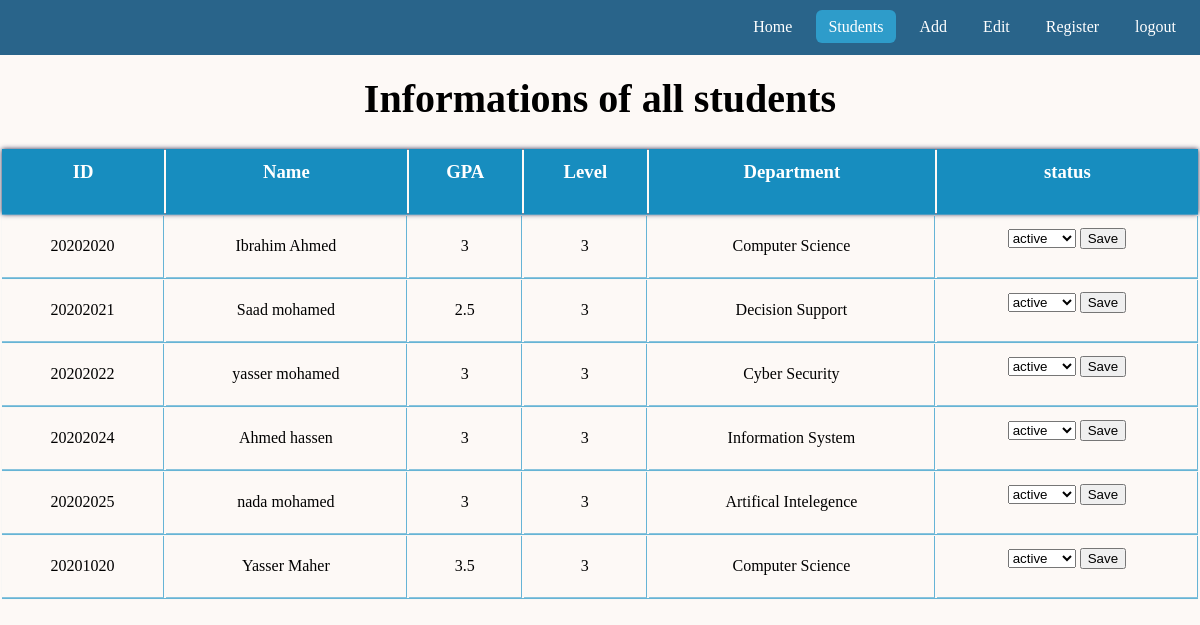
/view, run on the app's committed database.
### studentsite/models.py (models this page shows)
class Student_Data (models.Model):
    name = models.CharField(max_length=100)
    SI = models.CharField(max_length=10)
    GPA = models.CharField(max_length=5)
    gender = models.CharField(max_length=10)
    level = models.CharField(max_length=5)
    status = models.CharField(max_length=10)
    Email = models.CharField(max_length=30)
    mobile = models.CharField(max_length=20)
    DateOfBirth = models.DateField(
        auto_now_add=False, blank=False, null=False, auto_now=False)
    department = models.CharField(max_length=20, null=True)

### studentsite/views.py (the view)
# urls.py: path('view', views.view, name='view'),
def view(request):
    if request.method == 'POST':
        status = request.POST.get('status')
        id = request.POST.get('id')
        student = Student_Data.objects.get(SI=id)
        student.status = status
        student.save()
        data = Student_Data.objects.all()
        context = {
            "data": data,
        }
        return render(request, 'view page.html', context)
    elif request.method == 'GET':
        data = Student_Data.objects.all()
        context = {
            "data": data,
        }
        return render(request, 'view page.html', context)

### template/view page.html (shortened to what this page needs)
<html>
<header>
    {%load static%}
    <link rel="stylesheet" href="{%static 'CSS/nav.css'%}">
    <link rel="stylesheet" href="{%static 'CSS/view page.css'%}">
    <body>
        <nav>
            <ul>
                <li><a href="home">Home</a></li>
                <li class="active"><a href="view">Students</a></li>
                <li><a href="add">Add</a></li>
                <li><a href="search_edit">Edit</a></li>
                <li><a href="search">Register</a></li>
                <li><a href="login">logout</a></li>
            </ul>
        </nav>
        <center>
            <h2 id="header">Informations of all students</h2>
        </center>
        <table>
            <thead>
                <tr>
                    <th>
                        <h3>ID</h3>
                    </th>
                    <th>
                        <h3>Name</h3>
                    </th>
                    <th>
                        <h3>GPA</h3>
                    </th>
                    <th>
                        <h3>Level</h3>
                    </th>
                    <th>
                        <h3>Department</h3>
                    </th>
                    <th>
                        <h3>status</h3>
                    </th>
                </tr>
            </thead>
            <tbody>
                {% for x in data %}
                <tr>
                    <td>{{ x.SI }}</td>
                    <td>{{ x.name }}</td>
                    <td>{{ x.GPA }}</td>
                    <td>{{ x.level }}</td>
                    <td>{{ x.department }}</td>
                    <td>
                        <form action="view" method="POST">
                            {% if x.status == "active" %}
                            <select id="mySelect" name="status" >
                              <option selected>active</option>
                            </select>
                            {% else %}
                            <select id="mySelect" name="status">
                                <option>active</option>
                                <option selected>inactive</option>
                            </select>
                            {% endif %}
                            <button type="submit" onclick="myFunction()">Save</button>
                        </form>
                    </td>
                </tr>
                {% endfor %}
            </tbody>
        </table>
    </body>
</html>

### static/CSS/nav.css (style rules this page uses)
body { padding: 50px 0 0 0; margin: 0; font-family: 'calibri'; }
nav { background-color: #29648a; width: 100%; height: 55px; position: fixed; top: 0; z-index: 8; }
nav ul { display: flex; flex-direction: row; justify-content: flex-end; align-items: center; list-style-type: none; margin: 0; padding: 0; text-decoration: none; }
nav li { margin-top: 18px; }
nav li a { margin-right: 12px; display: inline; padding: 8px 12px; border-radius: 6px; color: #ffffff; text-decoration: none; transition: all 0.3s ease-out; }
nav ul .active a { background-color: #2e9cca; }

### static/CSS/view page.css (style rules this page uses)
#header { font-family: "callibri"; font-size: 40px; margin: 25px 45px ; }
table { width: 100%; }
th,td { text-align: center; padding: 12px; }
tr { box-shadow: 0 0.5px 0.5px 0 #2e9bcab9; }
td { border-right: 1px solid #2e9bcab9; border-bottom: 1px solid #2e9bca8f; }
thead { background-color:#178dbf; color:white; box-shadow: 0 0 5px #25274D; }
html { background-color: #fdf9f6; }

### data on the page
Student_Data: SI "20202020", name "Ibrahim Ahmed", GPA "3", level "3", department "Computer Science"
Student_Data: SI "20202021", name "Saad mohamed", GPA "2.5", level "3", department "Decision Support"
Student_Data: SI "20202022", name "yasser mohamed", GPA "3", level "3", department "Cyber Security"
Student_Data: SI "20202024", name "Ahmed hassen", GPA "3", level "3", department "Information System"
Student_Data: SI "20202025", name "nada mohamed", GPA "3", level "3", department "Artifical Intelegence"
Student_Data: SI "20201020", name "Yasser Maher", GPA "3.5", level "3", department "Computer Science"
